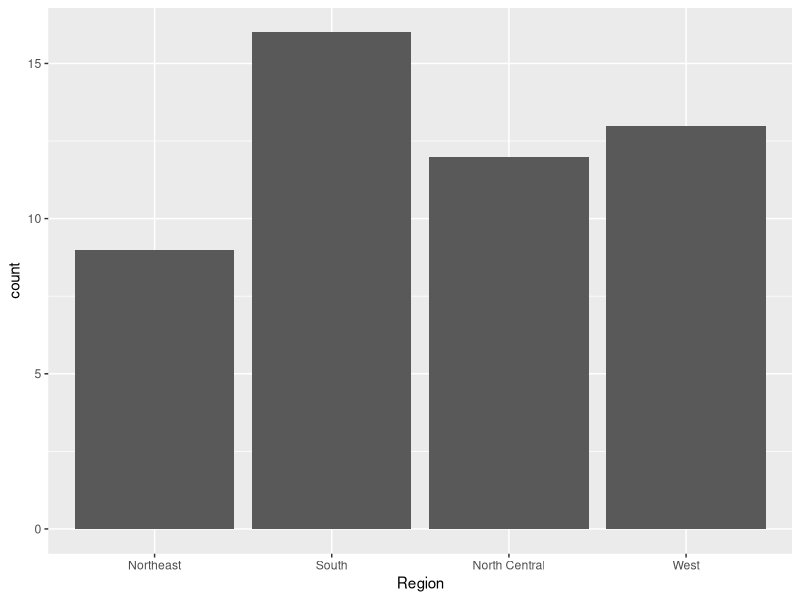
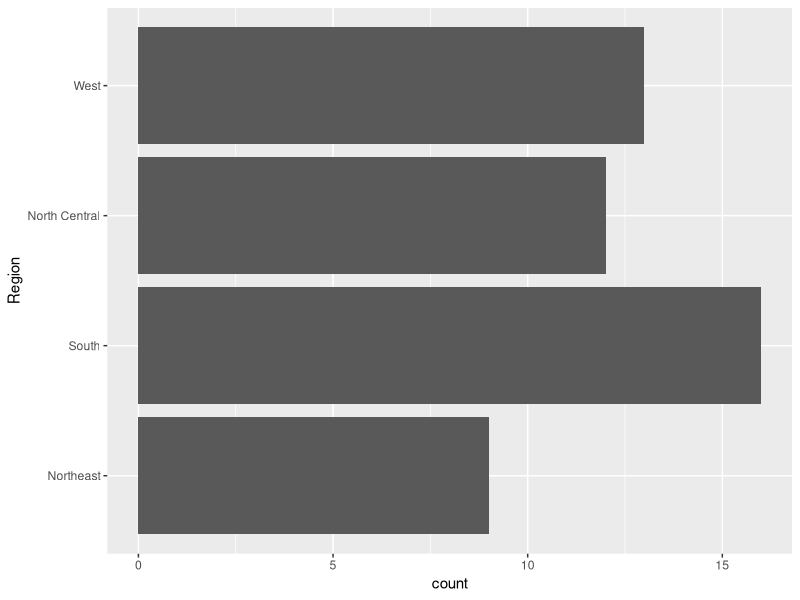
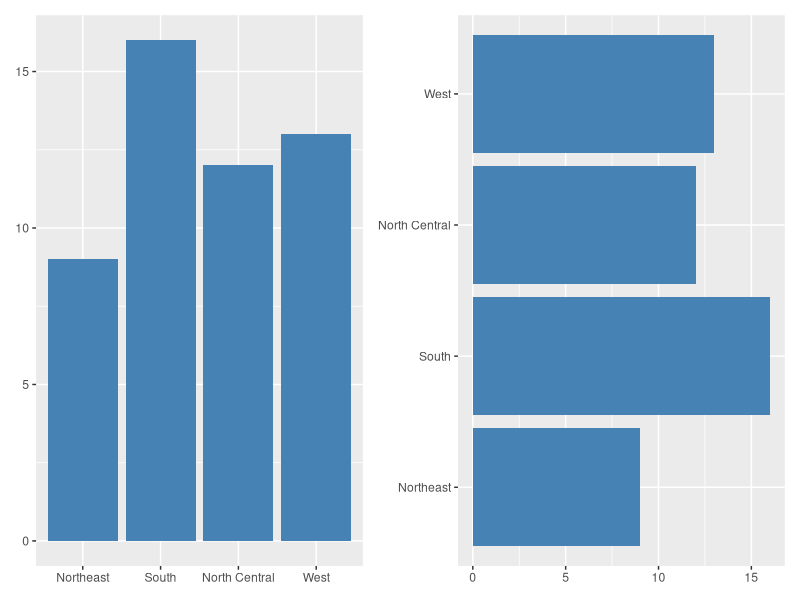
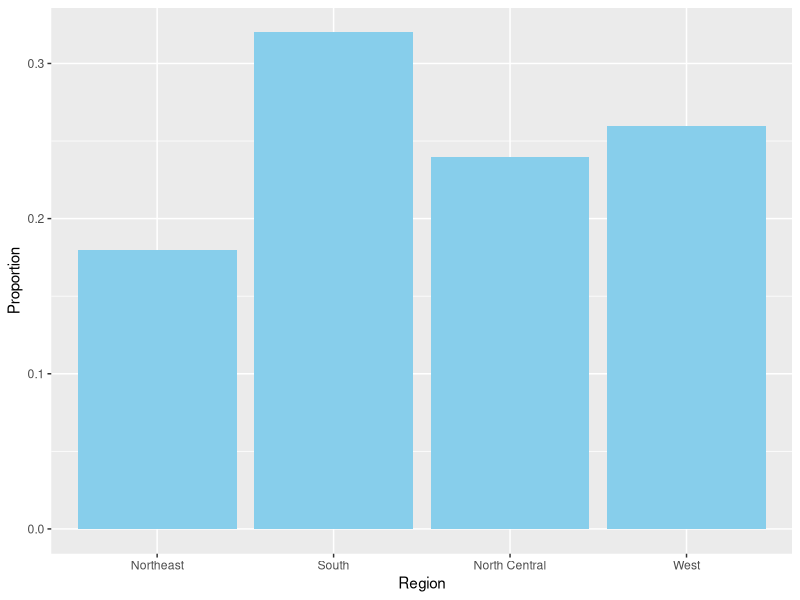
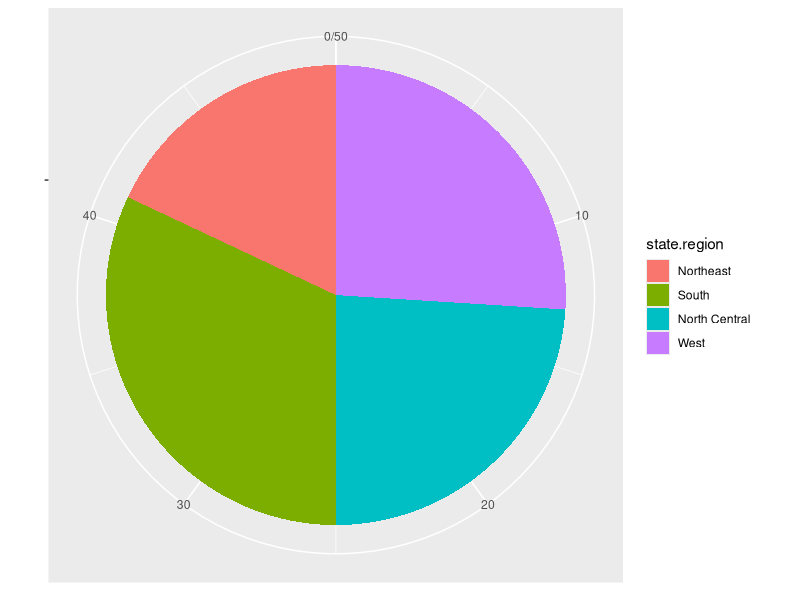
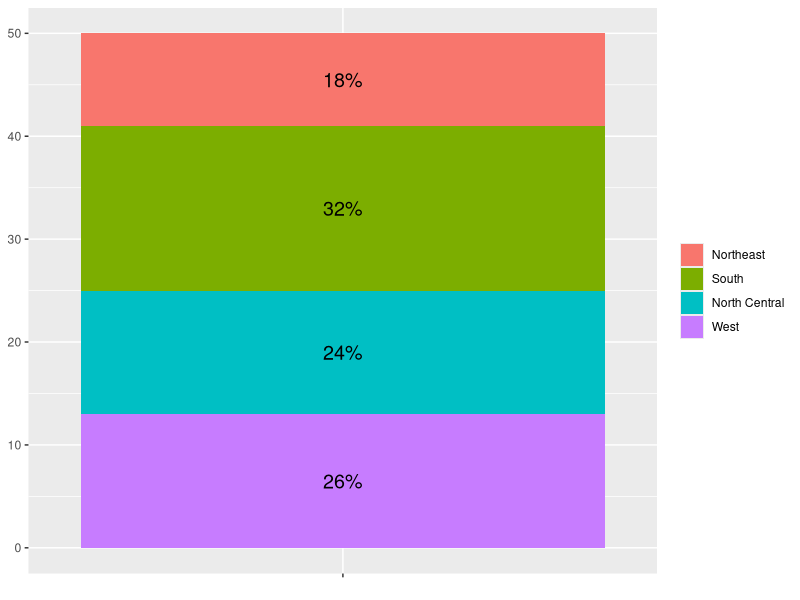
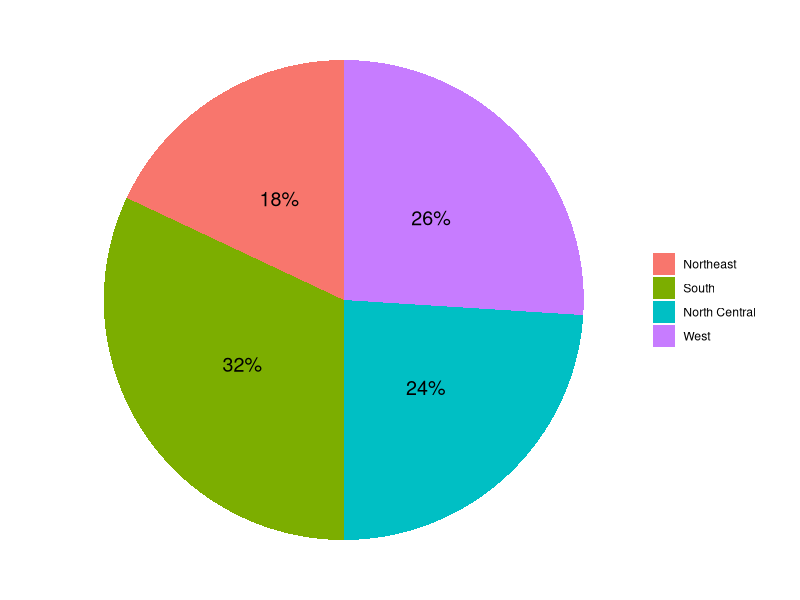
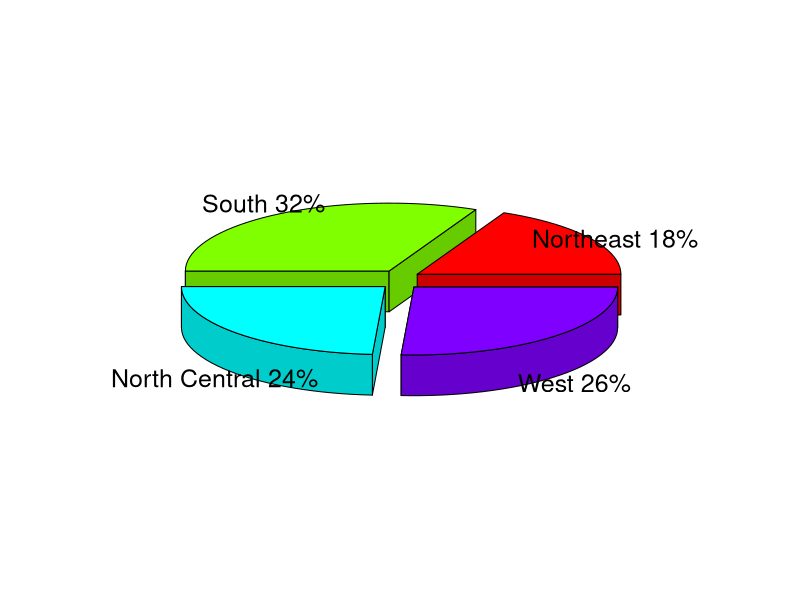

These figures' R source, in order: (Note: this script raises an error after producing the figures.)
## ---- chunk 1
state.region[1:10]
## ---- chunk 2
library(tidyverse)
tibble(state.region) |> 
  ggplot() +
  geom_bar(aes(x = state.region)) +
  xlab("Region")
## ---- chunk 3
tibble(state.region) |> 
  ggplot() +
  geom_bar(aes(y = state.region)) +
  ylab("Region")
## ---- chunk 4
df_1 <- tibble(state.region) |> 
  count(state.region)
df_1
## ---- chunk 5
library(patchwork)
bar1 <- ggplot(df_1, aes(x = state.region, y = n)) +
  geom_col(fill = "steelblue") +
  labs(x = NULL, y = NULL)
bar2 <- bar1 + coord_flip()
bar1 + bar2
## ---- chunk 6
tibble(state.region) |> 
  ggplot() +
  geom_bar(aes(x = state.region, y = after_stat(prop), group = 1),
           fill = "skyblue") +
  labs(x = "Region", y = "Proportion")
## ---- chunk 7
tibble(state.region) |> 
  ggplot() +
  geom_bar(aes(x = "", fill = state.region), width = 1) +
  labs(x = NULL, y = NULL) +
  coord_polar(theta = "y")
## ---- chunk 8
library(scales)
df_2 <- 
  tibble(state.region) |> 
  count(state.region) |> 
  mutate(pct = percent(n/sum(n))) |> 
  print()
## ---- chunk 9
df_2 |> 
  ggplot(aes(x = "", y = n, fill = state.region)) + 
  geom_col(width = 1) +
  geom_text(aes(label = pct), size = 5,
            position = position_stack(vjust = 0.5)) +
  labs(x = NULL, y = NULL, fill = NULL)
## ---- chunk 10
df_2 |> 
  ggplot(aes(x = "", y = n, fill = state.region)) + 
  geom_col(width = 1) +
  geom_text(aes(label = pct), size = 5,
            position = position_stack(vjust = 0.5)) +
  labs(x = NULL, y = NULL, fill = NULL) +
  coord_polar(theta = "y") +
  theme_void()
## ---- chunk 11
library(plotrix)
pie_val <- df_2$n
pie_lab <- with(df_2, paste(state.region, pct))
pie3D(pie_val, explode = 0.1, labels = pie_lab)
## ---- chunk 12
fan.plot(pie_val, labels = pie_lab)
## ---- chunk 13
df_1 |> 
  ggplot(aes(x = n, y = state.region)) +
  geom_point(size = 2) +
  theme(panel.grid.major.y = element_line(linetype = 3, colour = "gray40")) +
  labs(x = NULL, y = NULL)
## ---- chunk 14
data(Arthritis, package = "vcd")
head(Arthritis)
## ---- chunk 15
with(Arthritis, table(Improved))
xtabs(~ Improved, data = Arthritis)
## ---- chunk 16
my_table1 <- with(Arthritis, table(Improved))
prop.table(my_table1)
## ---- chunk 17
options("digits")
options("digits" = 2)
## ---- chunk 18
prop.table(my_table1)
## ---- chunk 19
with(Arthritis, table(Treatment, Improved))
xtabs(~ Treatment + Improved, data = Arthritis)
## ---- chunk 20
my_table2 <- with(Arthritis, table(Treatment, Improved))
prop.table(my_table2)
## ---- chunk 21
my_table2
margin.table(my_table2, 1)
margin.table(my_table2, 2)
margin.table(my_table2)
## ---- chunk 22
prop.table(margin.table(my_table2, 1))
## ---- chunk 23
my_table2 |>
  margin.table(1) |>
  prop.table()
## ---- chunk 24
my_table2 |>
  addmargins()
## ---- chunk 25
my_table2 |>
  prop.table() |>
  addmargins()
## ---- chunk 26
my_table2 |>
  prop.table() |>
  addmargins(1)
## ---- chunk 27
my_table2 |>
  prop.table() |>
  addmargins(2)
## ---- chunk 28
my_table2 |>
  prop.table(1)
## ---- chunk 29
my_table2 |>
  prop.table(2)
## ---- chunk 30
with(airquality, table(OzHi = Ozone > 80, Month))
## ---- chunk 31
with(airquality, table(OzHi = Ozone > 80, Month, useNA = "ifany"))
## ---- chunk 32
library(gmodels)
with(Arthritis, CrossTable(Treatment, Improved))
## ---- chunk 33
with(Arthritis, CrossTable(Treatment, Improved, 
                           prop.r = FALSE, prop.c = FALSE, prop.t = FALSE,
                           prop.chisq = FALSE, expected = TRUE, chisq = TRUE)
     )
## ---- chunk 34
data(Arthritis, package = "vcd")
## ---- chunk 35
Arthritis |> 
  count(Treatment, Improved)
## ---- chunk 36
library(tidyverse)
Arthritis |> 
  ggplot(aes(x = Treatment, fill = Improved)) +
  geom_bar() +
  ylab(NULL)
## ---- chunk 37
Arthritis |> 
  count(Treatment, Improved) |> 
  ggplot(aes(x = Treatment, y = n, fill = Improved)) +
  geom_col() +
  ylab(NULL)
## ---- chunk 38
Arthritis |> 
  ggplot(aes(x = Treatment, fill = Improved)) +
  geom_bar(position = "dodge") +
  ylab(NULL)
## ---- chunk 39
Arthritis |> 
  ggplot(aes(x = Treatment, fill = Improved)) +
  geom_bar(position = "dodge2") +
  ylab(NULL)
## ---- chunk 40
Arthritis |> 
  count(Treatment, Improved) |> 
  ggplot(aes(x = Treatment, y = n, fill = Improved)) +
  geom_col(position = "dodge") +
  ylab(NULL)
## ---- chunk 41
Arthritis |> 
  ggplot(aes(x = Improved, y = after_stat(prop), group = 1)) +
  geom_bar() +
  facet_wrap(vars(Treatment)) +
  ylab(NULL)
## ---- chunk 42
Arthritis |> 
  count(Treatment, Improved) |> 
  mutate(prop = n/sum(n)) |> 
  ggplot(aes(x = Treatment, y = prop, fill = Improved)) +
  geom_col(position = "dodge2") + ylab(NULL)
## ---- chunk 43
Arthritis |> 
  ggplot(aes(x = Treatment, fill = Improved)) +
  geom_bar(position = "fill") +
  ylab(NULL)
## ---- chunk 44
Arthritis |> 
    group_by(Treatment, Improved) |> 
    tally() |> 
    mutate(prop = n/sum(n))
## ---- chunk 45
my_table <- with(Arthritis, table(Treatment, Improved))
## ---- chunk 46
library(vcd)
mosaic(my_table, direction = "v")
## ---- chunk 47
mosaic(Improved ~ Treatment, data = Arthritis, direction = "v")
## ---- chunk 48
mosaic(Improved ~ Treatment + Sex, data = Arthritis, direction = "v")
## ---- chunk 49
mosaic(Improved ~ Treatment + Sex, data = Arthritis, direction = "v", 
       gp = gpar(fill = c("pink", "rosybrown", "steelblue")))
## ---- chunk 50
with(women, stem(height))
## ---- chunk 51
with(women, stem(weight))
## ---- chunk 52
x <- c(98, 102, 114, 122, 132, 144, 106, 117, 151, 118, 124, 115)
stem(x)
## ---- chunk 53
stem(x, scale = 2)
## ---- chunk 54
data(alltime.movies, package = "UsingR")
## ---- chunk 55
library(tidyverse)
ggplot(alltime.movies, aes(x = "", y = Gross)) + 
  geom_boxplot() +
  xlab(NULL)
## ---- chunk 56
library(tidyverse)
ggplot(alltime.movies, aes(y = "", x = Gross)) + 
  geom_boxplot() +
  ylab(NULL)
## ---- chunk 57
bp <- ggplot(alltime.movies, aes(y = "", x = Gross)) + 
  geom_boxplot()
## ---- chunk 58
ggplot_build(bp)[[1]][[1]] |> 
  str()
## ---- chunk 59
bp_out <- ggplot_build(bp)[[1]][[1]]$outliers[[1]]
bp_out
## ---- chunk 60
alltime <- alltime.movies |>
  rownames_to_column(var = "Movie.Title") |>
  as_tibble() |> 
  print(n = 3)
## ---- chunk 61
alltime |>
  filter(Gross %in% bp_out)
## ---- chunk 62
ggplot(alltime.movies, aes(x = "", y = Gross)) +
  geom_boxplot(outlier.shape = NA) +
  geom_point(color = "red") +
  xlab(NULL)
## ---- chunk 63
ggplot(alltime.movies, aes(x = "", y = Gross)) +
  geom_boxplot(outlier.shape = NA) +
  geom_jitter(color = "red", width = 0.01) +
  xlab(NULL)
## ---- chunk 64
ggplot(alltime.movies, aes(x = "", y = Gross)) + 
  geom_boxplot() +
  stat_summary(fun = "mean", geom = "point",
               color = "red", shape = 3, size = 4, stroke = 2) +
  xlab(NULL)
## ---- chunk 65
library(vioplot)
vioplot(alltime.movies$Gross, col = "pink", xlab = " ")
## ---- chunk 66
vioplot(alltime.movies$Gross, col = "green", horizontal = TRUE)
## ---- chunk 67
vio <- ggplot(alltime.movies, aes(x = "", y = Gross)) +
  xlab(NULL)
vio + geom_violin()
## ---- chunk 68
vio + geom_violin(draw_quantiles = c(0.25, 0.5, 0.75), fill = "lightblue")
## ---- chunk 69
vio + geom_violin(fill = "lightblue") +
  geom_boxplot(width = 0.1)
## ---- chunk 70
vio + geom_boxplot(width = 0.1) +
  geom_violin(fill = "lightblue", alpha = 0.3)
## ---- chunk 71
library(patchwork)
h1 <- ggplot(faithful, aes(waiting)) + geom_histogram() + ylab(NULL)
h2 <- ggplot(faithful, aes(waiting)) + geom_histogram(bins = 10) + ylab(NULL)
h3 <- ggplot(faithful, aes(waiting)) + geom_histogram(binwidth = 3) + ylab(NULL)
h1 + h2 + h3
## ---- chunk 72
library(patchwork)
d1 <- ggplot(faithful, aes(waiting)) + geom_density(fill = "skyblue") + ylab(NULL)
d2 <- ggplot(faithful, aes(waiting)) + geom_density(fill = "skyblue") + ylab(NULL) + xlim(30, 110)
d3 <- ggplot(faithful, aes(waiting)) + geom_density(fill = "skyblue") + geom_rug() + ylab(NULL) + xlim(30, 110) 
d1 + d2 + d3
## ---- chunk 73
ggplot(faithful, aes(x = waiting, y = after_stat(density))) +
  geom_histogram(fill = "red", binwidth = 5) +
  geom_density(color = "blue", linewidth = 1) +
  xlim(30, 110) + ylab(NULL)
## ---- chunk 74
ggplot(faithful, aes(x = waiting, y = after_stat(density))) +
  geom_density(color = "blue", linewidth = 1) +
  geom_histogram(fill = "red", binwidth = 5, alpha = 0.6) +
  xlim(30, 110) + ylab(NULL)
## ---- chunk 75
library(patchwork)
fp1 <- ggplot(faithful, aes(waiting)) + geom_freqpoly(binwidth = 5)
fp2 <- ggplot(faithful, aes(waiting, after_stat(density))) + geom_freqpoly(binwidth = 5)
fp1 + fp2
## ---- chunk 76
ggplot(faithful, aes(waiting)) + 
  geom_dotplot(binwidth = 1.5) 
## ---- chunk 77
ggplot(faithful, aes(waiting)) + 
  geom_dotplot(binwidth = 1.5) +
  scale_y_continuous(breaks = NULL)
## ---- chunk 78
ggplot(faithful, aes(waiting)) +
  stat_ecdf()
## ---- chunk 79
my_stat <- list(m = ~ mean(.x, na.rm = TRUE),
                med = ~ median(.x, na.rm = TRUE))
airquality |> 
  summarise(across(Ozone, my_stat))
## ---- chunk 80
data(cfb, package = "UsingR")
cfb |> 
  summarise(across(INCOME, my_stat))
## ---- chunk 81
ggplot(cfb, aes(x = INCOME, y = after_stat(density))) +
  geom_histogram(bins = 35, fill = "steelblue") +
  geom_density(color = "red", linewidth = 1)
## ---- chunk 82
cfb |> 
  mutate(log_income = log(INCOME)) |> 
  summarise(across(log_income, my_stat))
## ---- chunk 83
options("digits" = 7)
## ---- chunk 84
cfb |> 
  mutate(log_income = log(INCOME+1)) |> 
  summarise(across(log_income, my_stat))
## ---- chunk 85
cfb |> 
  mutate(log_income = log(INCOME+1)) |> 
  ggplot(aes(x = log_income, y = after_stat(density))) +
  geom_histogram(fill = "steelblue", bins = 35) +
  geom_density(color = "red", linewidth = 1)
## ---- chunk 86
test1 <- c(75, 77, 80, 82, 85, 87, 88)
test2 <- c(50, 57, 80, 82, 86, 100, 100)
test1 |> range() |> diff()
test2 |> range() |> diff()
## ---- chunk 87
quantile(test1)
quantile(test2)
## ---- chunk 88
quantile(test1, probs = 0.25)
quantile(test2, probs = 0.25)
## ---- chunk 89
IQR(test1)
IQR(test2)
## ---- chunk 90
var(test1)
var(test2)
## ---- chunk 91
sd(test1)
sd(test2)
## ---- chunk 92
data(cfb, package = "UsingR")
summary(cfb$INCOME)
## ---- chunk 93
with(cfb, mean(INCOME <= mean(INCOME)))
## ---- chunk 94
cbind(test1, test2) |> scale()
## ---- chunk 95
library(patchwork)

p1 <- data.frame(x = factor(c(rep("test 1", length(test1)), rep("test 2", length(test2)))),
                 y = c(test1, test2)) |>
  ggplot(aes(x, y)) +
  geom_dotplot(binaxis = "y", binwidth = 1) +
  coord_flip() +
  labs(title = "Before Standardization", x = NULL, y = NULL)

p2 <- data.frame(x = factor(c(rep("test 1", length(test1)), rep("test 2", length(test2)))),
                 y = c(scale(test1), scale(test2))) |>
  ggplot(aes(x, y)) +
  geom_dotplot(binaxis = "y", binwidth = 0.05) +
  coord_flip() +
  labs(title = "After Standardization", x = NULL, y = NULL)

p1 + p2

## ---- chunk 96
library(tidyverse)
mpg |> count(cyl)
## ---- chunk 97
mpg_1 <- mpg |> 
  filter(cyl != 5)
## ---- chunk 98
ggplot(mpg_1, aes(hwy)) +
  geom_histogram(binwidth = 5) +
  facet_wrap(vars(cyl), ncol = 1)
## ---- chunk 99
ggplot(mpg_1, aes(x = hwy, fill = factor(cyl))) +
  geom_histogram(binwidth = 5, alpha = 0.4, position = "identity") +
  labs(fill = "cyl")
## ---- chunk 100
library(patchwork)
p1 <- ggplot(mpg_1, aes(x = hwy, color = factor(cyl))) +
  geom_freqpoly(binwidth=5, show.legend = FALSE, linewidth = 1)

p2 <- ggplot(mpg_1, aes(x = hwy, y = after_stat(density), color = factor(cyl))) +
  geom_freqpoly(binwidth=5, linewidth = 1) +
  labs(color = "cyl")

p1 +p2
## ---- chunk 101
set.seed(124)
x1 <- rnorm(100)
x2 <- rt(100, df = 3)
x3 <- runif(100, min = -1, max = 1)
## ---- chunk 102
tibble(x = c(rep(1:3, each = 100)), y = c(x1, x2, x3)) |>
  ggplot(aes(factor(x), y)) +
  geom_boxplot() +
  scale_x_discrete(labels = c("N(0,1)", "t(3)", "Unif(-1,1)")) +
  theme(axis.text.x = element_text(size = 15, face = "bold")) +
  labs(x = NULL, y = NULL)
## ---- chunk 103
mpg_1 <- mpg |> filter(cyl!=5)
ggplot(mpg_1, aes(x = factor(cyl), y = hwy)) + 
  geom_boxplot() +
  labs(x = "Number of Cylinders", y = "MPG")
## ---- chunk 104
ggplot(mpg_1, aes(y = factor(cyl), x = hwy)) + 
  geom_boxplot() +
  labs(y = "Number of Cylinders", x = "MPG")
## ---- chunk 105
pp <- ggplot(mpg_1, aes(x = factor(cyl), y = hwy)) + 
  geom_boxplot() 
pp_out <- ggplot_build(pp)[[1]][[1]]$outliers
pp_out
## ---- chunk 106
mpg |> 
  filter((cyl == 4 & hwy %in% pp_out[[1]]) | (cyl == 8 & hwy %in% pp_out[[3]])) |> 
  arrange(desc(hwy)) |> 
  select(1:2, cyl, hwy)
## ---- chunk 107
mpg |> 
  ggplot(aes(x = class, y = hwy)) + geom_boxplot()
## ---- chunk 108
mpg |> 
  ggplot(aes(x = reorder(class, hwy, FUN = median), y = hwy)) + 
  geom_boxplot() +
  xlab("class")
## ---- chunk 109
library(vioplot)
vioplot(Sepal.Length ~ Species, data = iris, 
        col = c("lightgreen", "lightblue", "pink"))
## ---- chunk 110
ggplot(iris, aes(x = Species, y = Sepal.Length)) +
  geom_violin(fill = "skyblue") +
  geom_boxplot(width = 0.1)
## ---- chunk 111
mpg_1 <- mpg |> filter(cyl!=5)
## ---- chunk 112
ggplot(mpg_1, aes(x = factor(cyl), y = hwy)) +
  geom_dotplot(binaxis = "y", binwidth = 0.5, stackdir = "center") +
  labs(x = "Number of Cylinders", y = "MPG")
## ---- chunk 113
ggplot(mpg_1, aes(x = factor(cyl), y = hwy)) +
  geom_dotplot(binaxis = "y", binwidth = 0.5, stackdir = "center") +
  geom_boxplot(width = 0.3, outlier.shape = NA,
               color = "red", fill = NA, size = 0.6) +
  labs(x = "Number of Cylinders", y = "MPG")
## ---- chunk 114
ggplot(mpg_1, aes(hwy)) +
  geom_density() +
  facet_wrap(vars(cyl), ncol = 1) +
  xlim(5,50) + ylab(NULL)
## ---- chunk 115
ggplot(mpg_1, aes(x = hwy, fill = factor(cyl))) + 
  geom_density(alpha = 0.2) + 
  xlim(5,50) + labs(y = NULL, fill = "cyl")
## ---- chunk 116
ggplot(mpg_1, aes(x = hwy, color = factor(cyl))) + 
  geom_density(linewidth = 1) + 
  xlim(5,50) + labs(y = NULL, color = "cyl")
## ---- chunk 117
ggplot(mpg_1, aes(x = hwy, fill = factor(cyl))) +
  geom_density(aes(y = after_stat(count)), position = "stack") +
  xlim(5, 50) + labs(y = NULL, fill = "cyl")
## ---- chunk 118
ggplot(mpg_1, aes(x = hwy, fill = factor(cyl))) +  
  geom_density(aes(y = after_stat(count)), position="fill") +
  labs(y = NULL, fill = "cyl")
## ---- chunk 119
mpg |> 
  filter(cyl != 5) |> 
  group_by(cyl) |> 
  summarise(mean_cl_normal(hwy))
## ---- chunk 120
mpg |>
  filter(cyl != 5) |>
  group_by(cyl) |>
  summarise(mean_cl_normal(hwy)) |> 
  ggplot(aes(x = factor(cyl), y = y)) +
  geom_col(fill = "skyblue", width = 0.5) +
  geom_errorbar(aes(ymin = ymin, ymax = ymax), width = 0.2) +
  labs(x = "cyl", y = NULL)
## ---- chunk 121
mpg |> 
  filter(cyl != 5) |>
  ggplot(aes(x = factor(cyl), y = hwy)) +
  stat_summary(fun = "mean", geom = "bar", fill = "steelblue", width = 0.5) +
  stat_summary(fun.data = "mean_cl_normal", geom = "errorbar", width = 0.2, 
               color = "red", linewidth = 1) +
  labs(x = "cyl", y = NULL)
## ---- chunk 122
data(Cars93, package="MASS")
## ---- chunk 123
ggplot(Cars93, aes(x = Weight, y = MPG.highway)) +
  geom_point()
## ---- chunk 124
ggplot(Cars93, aes(x = Weight, y = MPG.highway)) +
  geom_point(shape = 21, color = "red", fill = "blue",
             stroke = 1.5, size = 3)
## ---- chunk 125
library(patchwork)
p1 <- ggplot(Cars93, aes(x = Weight, y = MPG.highway, color = Origin)) +
  geom_point()
p2 <- ggplot(Cars93, aes(x = Weight, y = MPG.highway, color = EngineSize)) +
  geom_point()
p1 + p2
## ---- chunk 126
ggplot(Cars93, aes(x = Weight, y = MPG.highway, shape = Origin)) +
  geom_point()
## ---- chunk 127
ggplot(Cars93, aes(x = Weight, y = MPG.highway, shape = EngineSize)) +
  geom_point()
## ---- chunk 128
library(patchwork)
p1 <- ggplot(Cars93, aes(x = Weight, y = MPG.highway, size = Origin)) +
  geom_point()
p2 <- ggplot(Cars93, aes(x = Weight, y = MPG.highway, size = EngineSize)) +
  geom_point()
p1 + p2
## ---- chunk 129
p <- ggplot(Cars93, aes(x = Weight, y = MPG.highway)) + geom_point()
## ---- chunk 130
p1 <- p + geom_smooth(method = "lm")
p2 <- p + geom_smooth(method = "lm", se = FALSE)
p1 + p2
## ---- chunk 131
p1 <- p + geom_smooth()
p2 <- p + geom_smooth(se = FALSE)
p1 + p2
## ---- chunk 132
ggplot(Cars93, aes(x = Weight, y = MPG.highway)) +
  geom_point() +
  geom_smooth(aes(color = "lm"), method = "lm", se = FALSE) +
  geom_smooth(aes(color = "loess"), se = FALSE) +
  labs(color = "Method")
## ---- chunk 133
ggplot(Cars93, aes(x = Weight, y = MPG.highway)) +
  geom_point() +
  geom_smooth(method = "lm", se = FALSE) +
  geom_vline(aes(xintercept = mean(Weight)), color = "red") +
  geom_hline(aes(yintercept = mean(MPG.highway)), color = "darkgreen" )
## ---- chunk 134
ggplot(Cars93, aes(x = Weight, y = MPG.highway, color = Origin)) +
  geom_point() +
  geom_smooth(method = "lm", se = FALSE)
## ---- chunk 135
p <- ggplot(Cars93, aes(x=Weight, y=MPG.highway)) + 
  geom_point() 
## ---- chunk 136
p + geom_text(data = filter(Cars93, MPG.highway > 40), 
              aes(label = paste(Manufacturer, Model)))
## ---- chunk 137
p + geom_text(data = filter(Cars93, MPG.highway > 40), 
              aes(label = paste(Manufacturer, Model)),
              nudge_y = 1, nudge_x = 100)
## ---- chunk 138
fit <- lm(MPG.highway ~ Weight, Cars93) |>
  summary()
## ---- chunk 139
r2 <- fit$r.squared |>
  round(2)
## ---- chunk 140
ggplot(Cars93, aes(x = Weight, y = MPG.highway)) +
  geom_point() +
  geom_smooth(method = "lm", se = FALSE) +
  geom_text(x = 3500, y = 45, size = 7,
            label = paste("R^2==", r2), parse = TRUE)
## ---- chunk 141
ChickWeight |> 
    ggplot(aes(x = Time, y = weight)) +
    geom_point()
## ---- chunk 142
p1 <- ChickWeight |> 
    ggplot(aes(x = Time, y = weight)) +
    geom_jitter(width = 0.2, height = 0)
p2 <- ChickWeight |> 
    ggplot(aes(x = as.factor(Time), y = weight)) +
    geom_boxplot() + xlab("Time")
p1 + p2
## ---- chunk 143
ggplot(diamonds, aes(x = carat, y = price)) +
  geom_point()
## ---- chunk 144
p2 <- filter(diamonds, carat < 3) |> 
  ggplot(aes(x = carat, y = price))
## ---- chunk 145
p2 + geom_point()
## ---- chunk 146
p2 + geom_point(alpha = 0.1, shape = 20)
## ---- chunk 147
p2 + geom_bin2d()
## ---- chunk 148
p2 + geom_bin2d(bins = 100) +
  scale_fill_gradient(low = "skyblue", high = "red")
## ---- chunk 149
bp1 <- p2 + geom_boxplot(aes(group = cut_width(carat, width = 0.1, boundary = 0)))
bp2 <- p2 + geom_boxplot(aes(group = cut_number(carat, n = 20)))
bp1 + bp2
## ---- chunk 150
p3 <- ggplot(faithful, aes(x = eruptions, y = waiting)) +
  xlim(1, 6) + ylim(35, 100)
## ---- chunk 151
p3 + geom_density2d()
## ---- chunk 152
bp1 <- p3 + geom_density_2d(aes(color = after_stat(level))) +
    scale_color_gradient(low = "blue", high = "red")
bp2 <- bp1 + geom_point(shape = 20)
bp1 + bp2
## ---- chunk 153
p3 + stat_density_2d(aes(fill = after_stat(level)), geom = "polygon")
## ---- chunk 154
p3 + stat_density_2d(aes(fill = after_stat(density)),geom = "raster", 
                     contour = FALSE) +
  scale_fill_gradient(low = "skyblue", high = "red")
## ---- chunk 155
ggplot(faithfuld, aes(x = eruptions, y = waiting)) +
  geom_raster(aes(fill = density), interpolate = TRUE) +
  scale_fill_gradient(low = "skyblue", high = "red")
## ---- chunk 156
mtcars_1 <- mtcars |>
  select(mpg, wt, disp, cyl, am)
## ---- chunk 157
library(GGally)
ggpairs(mtcars_1)
## ---- chunk 158
mtcars_2 <- mtcars_1 |>
  mutate(am = factor(am), cyl = factor(cyl))
## ---- chunk 159
ggpairs(mtcars_2)
## ---- chunk 160
ggpairs(mtcars_2, aes(color = am),
          upper = list(continuous = "density"),
          lower = list(continuous = wrap("smooth", se = FALSE),
                       combo = wrap("facethist", bins = 10)))
## ---- chunk 161
data(survey, package = "MASS")
## ---- chunk 162
survey_factor <- survey |> 
  select(where(is.factor))

names(survey_factor)
## ---- chunk 163
survey_factor |> 
  as_tibble() |> 
  summarise(across(everything(), nlevels))
## ---- chunk 164
survey_factor |> 
  pivot_longer(everything(), names_to = "variable", values_to = "value") |> 
  ggplot(aes(x = value)) +
  geom_bar() +
  facet_wrap(vars(variable), scales = "free") +
  labs(x = NULL)
## ---- chunk 165
survey_factor |> 
  map_df(~ sum(is.na(.x)))
## ---- chunk 166
survey_S <- as_tibble(survey) |> 
  drop_na(Sex, Smoke) |> 
  mutate(Smoke = fct_recode(Smoke, yes = "Heavy", yes = "Occas", yes = "Regul",
                            no = "Never"))
survey_S |> count(Smoke)
## ---- chunk 167
survey_S |> 
  ggplot(aes(Smoke, fill = Sex)) +
  geom_bar(position = "fill") 
## ---- chunk 168
survey_S |> 
  ggplot(aes(x = Smoke, y = Pulse)) +
  geom_boxplot()
## ---- chunk 169
survey_num <- 
  survey |> 
  select(where(is.numeric))

my_desc <- function(x, ...){
  m <- mean(x, ...)
  sd <- sd(x, ...)
  c(Mean = m, SD = sd)
}

survey_num |> 
  map_df(my_desc, na.rm = TRUE) |> 
  bind_cols(Variable = names(survey_num)) |> 
  relocate(Variable, .before = 1 )
## ---- chunk 170
survey_num |> 
  pivot_longer(everything(), names_to = "variable", values_to = "value") |> 
  ggplot(aes(x = value)) +
  geom_histogram(aes(y = after_stat(density)), bins = 15) +
  geom_density(color = "red", linewidth = .8) +
  facet_wrap(vars(variable), scales = "free") +
  labs(x = NULL) 
## ---- chunk 171
data(Cars93, package = "MASS")

b1 <- Cars93 |> 
  filter(Cylinders %in% c(4,6,8)) |> 
  ggplot(aes(y = Price, x = Cylinders)) +
  geom_boxplot()
b1_out <- ggplot_build(b1)$data[[1]]$outliers

Cars93 |> 
  filter(Cylinders %in% c(4,6,8)) |> 
  ggplot(aes(y = Price, x = Cylinders)) +
  geom_boxplot() +
  geom_text(data = filter(Cars93, 
                          Cylinders == 4, Price == max(b1_out[[1]])),
            aes(label = Make), hjust = "left", vjust = "bottom", nudge_x = .02) +
  geom_text(data = filter(Cars93, 
                          Cylinders == 6, Price == b1_out[[2]]),
            aes(label = Make), hjust = "left", vjust = "bottom", nudge_x = .02) 
